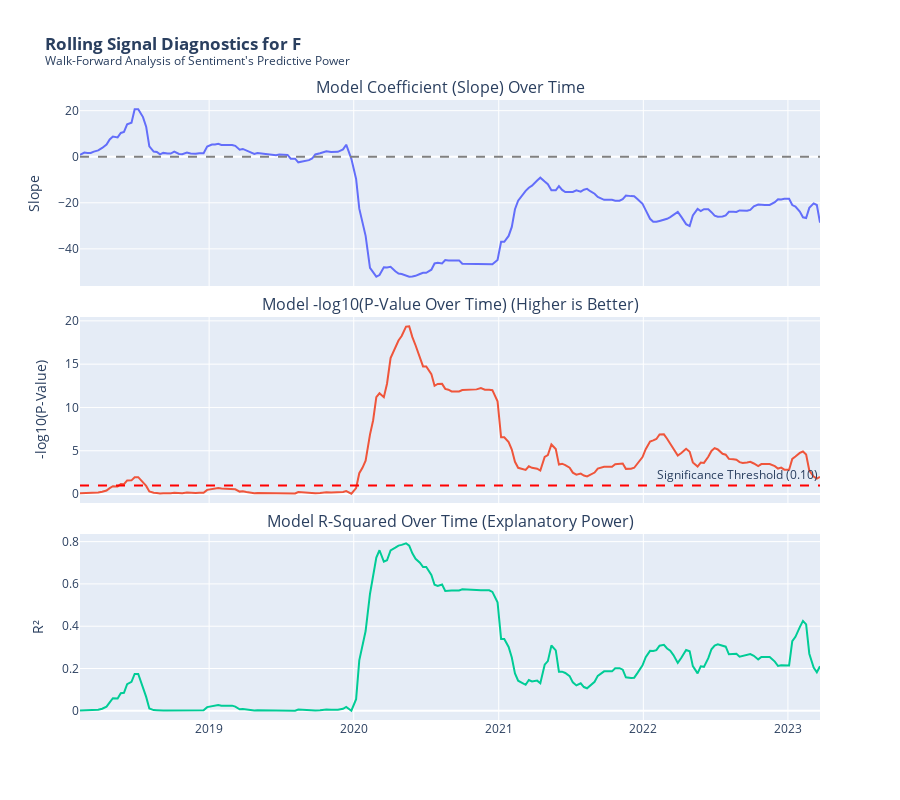

Write notebook code for a chart like this one.
### Markdown cell above
To fit an WLS on our data using rolling window, we can do the following:

### Code cell
plot_rolling_signal_diagnostics(
    ticker=TEST_TICKER,
    date_b=START_DATE,
    date_e=END_DATE,
    consensus_storage=consensus_storage,
    financial_data=financial_data,
    rolling_window_days=220, # Use ~1 year of past data for each fit
    ema_window=55,
    horizon_days=55,
    use_log_transform=True,
    filter_non_zero_mention=True # filter our days that have no mentions, but have score due to EMA
)

### Figure 1 — Plotly figure (JSON) as saved in the notebook; plotly's stock layout.template omitted (floating-point values rounded to 4 significant figures; data arrays with more than 128 entries replaced by an {"elided": "..."} marker saying what was removed)
{"data": [{"name": "Slope", "type": "scatter", "x": {"elided": "203 str values"}, "xaxis": "x", "y": {"elided": "203 float values"}, "yaxis": "y"}, {"name": "-log10(P-Value)", "type": "scatter", "x": {"elided": "203 str values"}, "xaxis": "x2", "y": {"elided": "203 float values"}, "yaxis": "y2"}, {"name": "R-Squared", "type": "scatter", "x": {"elided": "203 str values"}, "xaxis": "x3", "y": {"elided": "203 float values"}, "yaxis": "y3"}], "layout": {"annotations": [{"font": {"size": 16}, "showarrow": false, "text": "Model Coefficient (Slope) Over Time", "x": 0.5, "xanchor": "center", "xref": "paper", "y": 1, "yanchor": "bottom", "yref": "paper"}, {"font": {"size": 16}, "showarrow": false, "text": "Model -log10(P-Value Over Time) (Higher is Better)", "x": 0.5, "xanchor": "center", "xref": "paper", "y": 0.65, "yanchor": "bottom", "yref": "paper"}, {"font": {"size": 16}, "showarrow": false, "text": "Model R-Squared Over Time (Explanatory Power)", "x": 0.5, "xanchor": "center", "xref": "paper", "y": 0.3, "yanchor": "bottom", "yref": "paper"}, {"showarrow": false, "text": "Significance Threshold (0.10)", "x": 1, "xanchor": "right", "xref": "x2 domain", "y": 1, "yanchor": "bottom", "yref": "y2"}], "height": 800, "shapes": [{"line": {"color": "gray", "dash": "dash"}, "type": "line", "x0": 0, "x1": 1, "xref": "x domain", "y0": 0, "y1": 0, "yref": "y"}, {"line": {"color": "red", "dash": "dash"}, "type": "line", "x0": 0, "x1": 1, "xref": "x2 domain", "y0": 1, "y1": 1, "yref": "y2"}], "showlegend": false, "title": {"text": "<b>Rolling Signal Diagnostics for F</b><br><sup>Walk-Forward Analysis of Sentiment's Predictive Power</sup>"}, "xaxis": {"anchor": "y", "domain": [0, 1], "matches": "x3", "showticklabels": false}, "xaxis2": {"anchor": "y2", "domain": [0, 1], "matches": "x3", "showticklabels": false}, "xaxis3": {"anchor": "y3", "domain": [0, 1]}, "yaxis": {"anchor": "x", "domain": [0.7, 1], "title": {"text": "Slope"}}, "yaxis2": {"anchor": "x2", "domain": [0.35, 0.65], "title": {"text": "-log10(P-Value)"}}, "yaxis3": {"anchor": "x3", "domain": [0, 0.3], "title": {"text": "R²"}}}}
